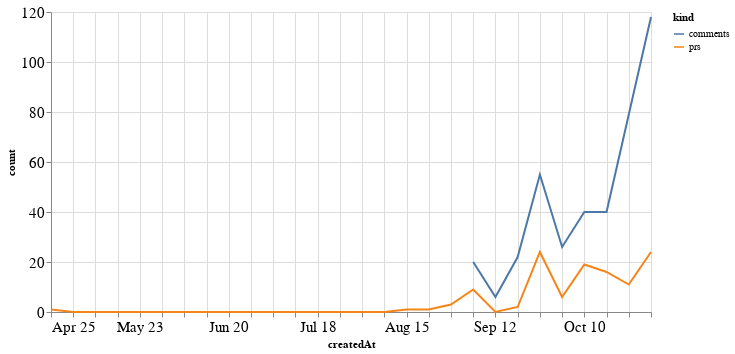

Write notebook code for a chart like this one.
### Code cell
alt.Chart(total_time, width=600).mark_line().encode(
    x='createdAt',
    y='count',
    color='kind'
)

### Figure 1 — Vega-Lite specification as saved in the notebook (floating-point values rounded to 4 significant figures)
{"config": {"axisLeft": {"labelFontSize": 15}, "axisBottom": {"labelFontSize": 15}}, "data": {"name": "data-1b6977a4451e64366d6592bf86c6469b"}, "mark": "line", "encoding": {"color": {"type": "nominal", "field": "kind"}, "x": {"type": "temporal", "field": "createdAt"}, "y": {"type": "quantitative", "field": "count"}}, "width": 600, "$schema": "https://vega.github.io/schema/vega-lite/v4.8.1.json", "datasets": {"data-1b6977a4451e64366d6592bf86c6469b": [{"createdAt": "2021-04-25T00:00:00", "kind": "prs", "count": 1.0}, {"createdAt": "2021-05-02T00:00:00", "kind": "prs", "count": 0.0}, {"createdAt": "2021-05-09T00:00:00", "kind": "prs", "count": 0.0}, {"createdAt": "2021-05-16T00:00:00", "kind": "prs", "count": 0.0}, {"createdAt": "2021-05-23T00:00:00", "kind": "prs", "count": 0.0}, {"createdAt": "2021-05-30T00:00:00", "kind": "prs", "count": 0.0}, {"createdAt": "2021-06-06T00:00:00", "kind": "prs", "count": 0.0}, {"createdAt": "2021-06-13T00:00:00", "kind": "prs", "count": 0.0}, {"createdAt": "2021-06-20T00:00:00", "kind": "prs", "count": 0.0}, {"createdAt": "2021-06-27T00:00:00", "kind": "prs", "count": 0.0}, {"createdAt": "2021-07-04T00:00:00", "kind": "prs", "count": 0.0}, {"createdAt": "2021-07-11T00:00:00", "kind": "prs", "count": 0.0}, {"createdAt": "2021-07-18T00:00:00", "kind": "prs", "count": 0.0}, {"createdAt": "2021-07-25T00:00:00", "kind": "prs", "count": 0.0}, {"createdAt": "2021-08-01T00:00:00", "kind": "prs", "count": 0.0}, {"createdAt": "2021-08-08T00:00:00", "kind": "prs", "count": 0.0}, {"createdAt": "2021-08-15T00:00:00", "kind": "prs", "count": 1.0}, {"createdAt": "2021-08-22T00:00:00", "kind": "prs", "count": 1.0}, {"createdAt": "2021-08-29T00:00:00", "kind": "prs", "count": 3.0}, {"createdAt": "2021-09-05T00:00:00", "kind": "prs", "count": 9.0}, {"createdAt": "2021-09-12T00:00:00", "kind": "prs", "count": 0.0}, {"createdAt": "2021-09-19T00:00:00", "kind": "prs", "count": 2.0}, {"createdAt": "2021-09-26T00:00:00", "kind": "prs", "count": 24.0}, {"createdAt": "2021-10-03T00:00:00", "kind": "prs", "count": 6.0}, {"createdAt": "2021-10-10T00:00:00", "kind": "prs", "count": 19.0}, {"createdAt": "2021-10-17T00:00:00", "kind": "prs", "count": 16.0}, {"createdAt": "2021-10-24T00:00:00", "kind": "prs", "count": 11.0}, {"createdAt": "2021-10-31T00:00:00", "kind": "prs", "count": 24.0}, {"createdAt": "2021-04-25T00:00:00", "kind": "comments", "count": null}, {"createdAt": "2021-05-02T00:00:00", "kind": "comments", "count": null}, {"createdAt": "2021-05-09T00:00:00", "kind": "comments", "count": null}, {"createdAt": "2021-05-16T00:00:00", "kind": "comments", "count": null}, {"createdAt": "2021-05-23T00:00:00", "kind": "comments", "count": null}, {"createdAt": "2021-05-30T00:00:00", "kind": "comments", "count": null}, {"createdAt": "2021-06-06T00:00:00", "kind": "comments", "count": null}, {"createdAt": "2021-06-13T00:00:00", "kind": "comments", "count": null}, {"createdAt": "2021-06-20T00:00:00", "kind": "comments", "count": null}, {"createdAt": "2021-06-27T00:00:00", "kind": "comments", "count": null}, {"createdAt": "2021-07-04T00:00:00", "kind": "comments", "count": null}, {"createdAt": "2021-07-11T00:00:00", "kind": "comments", "count": null}, {"createdAt": "2021-07-18T00:00:00", "kind": "comments", "count": null}, {"createdAt": "2021-07-25T00:00:00", "kind": "comments", "count": null}, {"createdAt": "2021-08-01T00:00:00", "kind": "comments", "count": null}, {"createdAt": "2021-08-08T00:00:00", "kind": "comments", "count": null}, {"createdAt": "2021-08-15T00:00:00", "kind": "comments", "count": null}, {"createdAt": "2021-08-22T00:00:00", "kind": "comments", "count": null}, {"createdAt": "2021-08-29T00:00:00", "kind": "comments", "count": null}, {"createdAt": "2021-09-05T00:00:00", "kind": "comments", "count": 20.0}, {"createdAt": "2021-09-12T00:00:00", "kind": "comments", "count": 6.0}, {"createdAt": "2021-09-19T00:00:00", "kind": "comments", "count": 22.0}, {"createdAt": "2021-09-26T00:00:00", "kind": "comments", "count": 55.0}, {"createdAt": "2021-10-03T00:00:00", "kind": "comments", "count": 26.0}, {"createdAt": "2021-10-10T00:00:00", "kind": "comments", "count": 40.0}, {"createdAt": "2021-10-17T00:00:00", "kind": "comments", "count": 40.0}, {"createdAt": "2021-10-24T00:00:00", "kind": "comments", "count": 79.0}, {"createdAt": "2021-10-31T00:00:00", "kind": "comments", "count": 118.0}]}}
